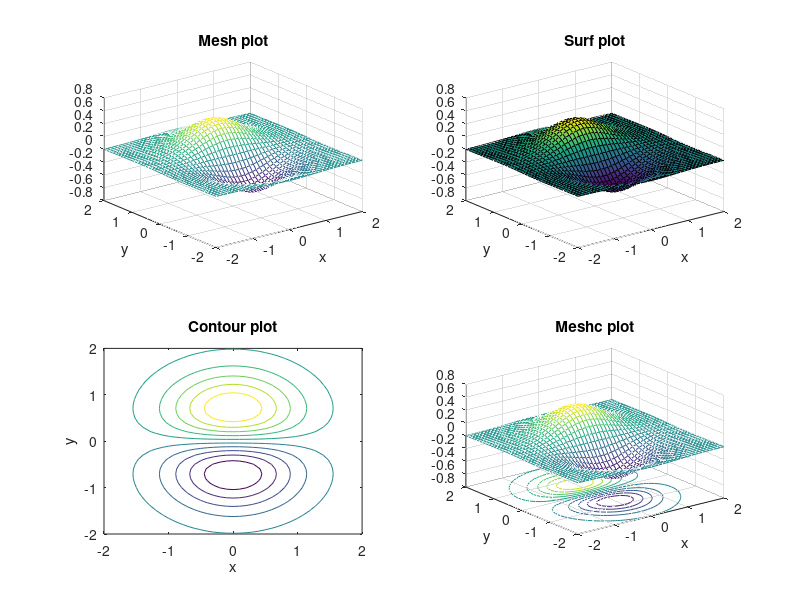

Write the MATLAB code that produced this figure.
%Three Dimensional Plots...

clc;
clear all ;
close all ;


x = [-2:0.1:2];
y = [-2:0.1:2];

[X,Y] = meshgrid(x,y);

Z = Y.*exp(-(X.^2+Y.^2));

%Using  Mesh plot.
subplot(2,2,1);
mesh(X,Y,Z);
title('Mesh plot');
xlabel('x');
ylabel('y');

%Using   Surf plot.
subplot(2,2,2);
surf(X,Y,Z);
title('Surf plot');
xlabel('x');
ylabel('y');

%Using  Contour  plot.
subplot(2,2,3);
contour(x,y,Z);
title('Contour plot');
xlabel('x');
ylabel('y');

%Using Meshc plot.
subplot(2,2,4);
meshc(X,Y,Z);
title('Meshc plot');
xlabel('x');
ylabel('y');


